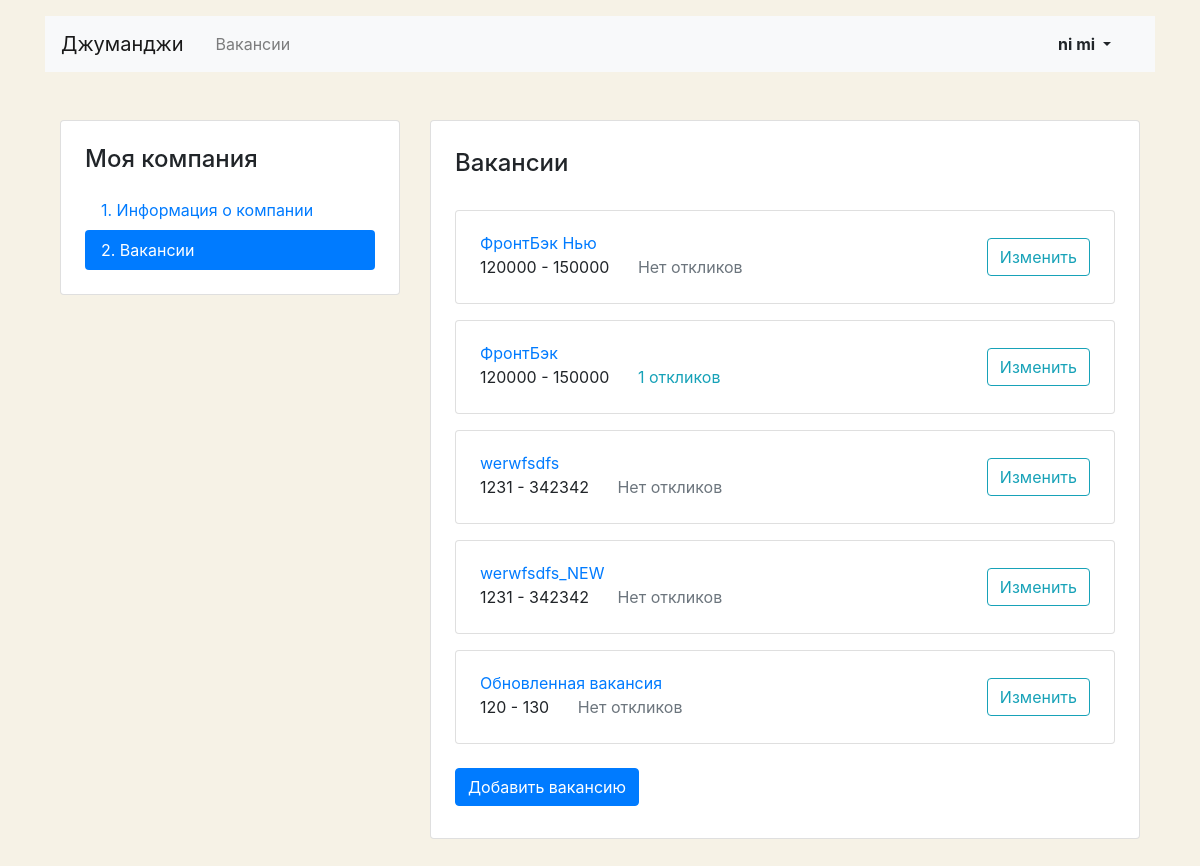
Page /mycompany/vacancies/ (signed in) on the committed database.
### job/models.py (models this page shows)
class Vacancy(models.Model):
    title = models.CharField(max_length=64)
    specialty = models.ForeignKey(Specialty, on_delete=models.CASCADE, related_name='vacancies', null=True)
    company = models.ForeignKey(Company, on_delete=models.CASCADE, related_name='vacancies')
    skills = models.CharField(max_length=64)
    description = models.CharField(max_length=32)
    salary_min = models.IntegerField()
    salary_max = models.IntegerField()
    published_at = models.DateField(max_length=32, null=True)

### job/views/account.py (the view)
# urls.py: path('mycompany/vacancies/', MyCompanyVacanciesView.as_view(), name='vacancy_edit'),
@method_decorator(login_required, name='dispatch')
class MyCompanyVacanciesView(View):
    def get(self, request):
        if not Company.objects.filter(owner__id=request.user.id):
            return redirect('my_company')
        vacancies = Vacancy.objects.filter(company_id=request.user.company.id) \
            .values('id', 'title', 'salary_min', 'salary_max') \
            .annotate(applications_count=Count('applications'))
        print(vacancies)
        context = {
            'vacancies': vacancies
        }
        return render(request, 'job/vacancy-list.html', context)

### job/templates/job/vacancy-list.html (shortened to what this page needs)
{% extends 'job/base.html' %}
{% block content %}
<main class="container mt-3 pb-5">
  <div class="row mt-5">
    {% include 'job/MyCompany_sidebar_menu.html' %}
    <div class="col-12 col-lg-8">
      <div class="card">
        <div class="card-body px-4 pb-4">
          <section class="tab-pane fade show active">
            <h2 class="h4 pt-2 pb-3">Вакансии</h2>
            {% for vacancy in vacancies %}
            <div class="card mt-3">
              <div class="card-body px-4">
                <div class="row align-items-center">
                  <div class="col-6 col-lg-8">
                    <a href="/vacancies/{{ vacancy.id }}/" class="mb-1">{{ vacancy.title }}</a>
                    <p class="mb-1">
                      <span class="mr-4">{{ vacancy.salary_min }} - {{ vacancy.salary_max }}</span>
                      {% if vacancy.applications_count %}
                      <a href="/mycompany/vacancies/{{ vacancy.id }}#applications" class="text-info">{{ vacancy.applications_count }} откликов</a>
                      {% else %}
                      <span class="text-muted">Нет откликов</span>
                      {% endif %}
                    </p>
                  </div>
                  <div class="col-6 col-lg-4 text-right">
                    <a href="/mycompany/vacancies/{{ vacancy.id }}/" class="btn btn-outline-info">Изменить</a>
                  </div>
                </div>
              </div>
            </div>
            {% endfor %}
          </section>
          <a href="{% url 'vacancy_create' %}" class="btn btn-primary mt-4 mb-2">Добавить вакансию</a>
        </div>
      </div>
    </div>
  </div>
</main>
{% endblock %}

### job/templates/job/base.html (shortened to what this page needs)
<!DOCTYPE html>
<html lang="en">
<head>
    <link rel="stylesheet" href="https://stackpath.bootstrapcdn.com/bootstrap/4.3.1/css/bootstrap.min.css"
>
</head>
<body>
<header class="container mt-3">
    <nav class="navbar navbar-expand-lg navbar-light bg-light">
        <a class="navbar-brand mr-4" href="{% url 'main' %}">Джуманджи</a>
        <div class="collapse navbar-collapse justify-content-between" id="navbarNav">
            <ul class="navbar-nav col-10">
                <li class="nav-item {% if request.path == '/vacancies/' %}active{% endif %}">
                    <a class="nav-link" href="{% url 'all_vacancies' %}">Вакансии</a>
                </li>
            </ul>
            <ul class="navbar-nav col-2 justify-content-end">
                <li class="nav-item active">
                    {% if user.is_authenticated %}
                    <div class="btn-group">
                        <button type="button" class="btn dropdown-toggle font-weight-bold" data-toggle="dropdown" aria-haspopup="true" aria-expanded="false">
                            {{ user.first_name }} {{ user.last_name }}
                        </button>
                    </div>
                    {% else %}
                    <a href="/login/" class="nav-link font-weight-bold">Вход</a>
                    {% endif %}
                </li>
            </ul>
        </div>
    </nav>
</header>
<main class="container mt-3">
    {% block content %}
    {% endblock %}
</main>
</body>
</html>

### job/templates/job/vacancy-list.html (style rules this page uses)
body { background-color: #F6F2E6; }

### rows in the picture
Vacancy: title "ФронтБэк Нью", salary_min "120000", salary_max "150000", shows "Нет откликов"
Vacancy: title "ФронтБэк", salary_min "120000", salary_max "150000", applications_count "1"
Vacancy: title "werwfsdfs", salary_min "1231", salary_max "342342", shows "Нет откликов"
Vacancy: title "werwfsdfs_NEW", salary_min "1231", salary_max "342342", shows "Нет откликов"
Vacancy: title "Обновленная вакансия", salary_min "120", salary_max "130", shows "Нет откликов"

### other values in the picture
{{ user.first_name }} "ni"
{{ user.last_name }} "mi"
